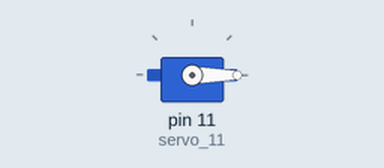
The sketch below on a simulated Arduino Uno, built with avr-gcc and run on an emulated ATmega328P. Shown: servo.

Above: at 0.05 s.
Timing chart, 0 to 4.6 s (numbered marks = the images above):
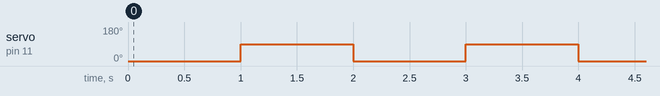

Measured:
- by itself, servo on pin 11 (servo_11): alternates 90° for 1.0 s and 0° for 1.0 s

The sketch:

SG90.ino
```cpp
#include <Servo.h>      //引用舵机库
Servo servo_11;         //声明Servo对象为servo_11

void setup(){
  servo_11.attach(11);  //初始化舵机控制口为D11
}

void loop(){
  servo_11.write(0);    //控制舵机转动到0度
  delay(1000);          //延时等待1S
  servo_11.write(90);   //控制舵机转动到90度
  delay(1000);          //延时等待1S
}
```
